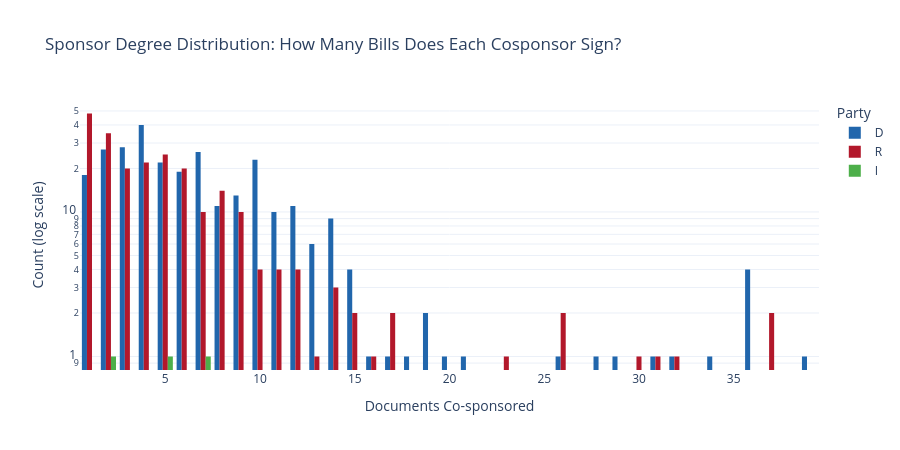
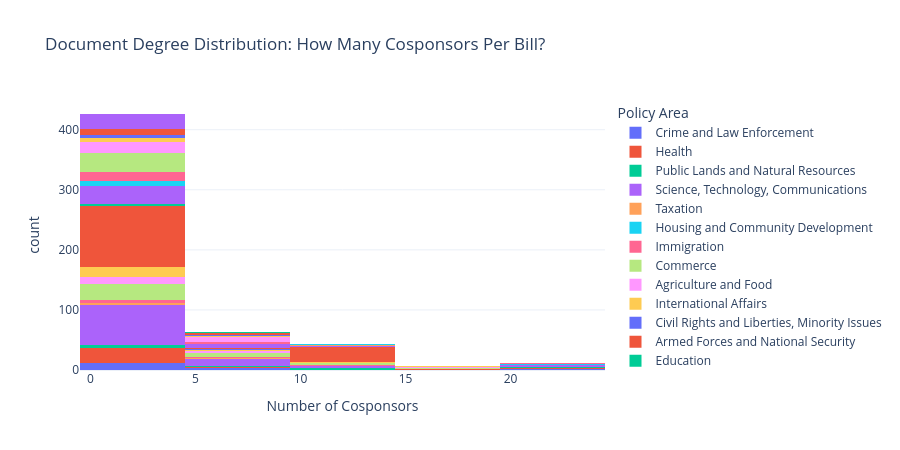

Source (notebook cell) for these figures, in order:
### Code cell
# Sponsor degree distribution (log-scale histogram)
fig_sponsor_deg = px.histogram(
    sponsor_degrees, x="doc_count", color="party",
    color_discrete_map={"D": "#2166ac", "R": "#b2182b", "I": "#4daf4a", "": "#999999"},
    nbins=40, barmode="group", opacity=1,
    labels={"doc_count": "Documents Co-sponsored", "party": "Party"},
    title="Sponsor Degree Distribution: How Many Bills Does Each Cosponsor Sign?",
)
fig_sponsor_deg.update_layout(yaxis_type="log", yaxis_title="Count (log scale)",
                               template="plotly_white", height=450)
fig_sponsor_deg.show()

# Document degree distribution
fig_doc_deg = px.histogram(
    doc_degrees[doc_degrees["cosponsor_count"] <25],
    x="cosponsor_count", color="policy_area",
    nbins=10, barmode="stack",
    labels={"cosponsor_count": "Number of Cosponsors", "policy_area": "Policy Area"},
    title="Document Degree Distribution: How Many Cosponsors Per Bill?",
)
fig_doc_deg.update_layout(template="plotly_white", height=450)
fig_doc_deg.show()

### Figure 1 — Plotly figure (JSON) as saved in the notebook; plotly's stock layout.template omitted (floating-point values rounded to 4 significant figures; data arrays with more than 128 entries replaced by an {"elided": "..."} marker saying what was removed)
{"data": [{"alignmentgroup": "True", "bingroup": "x", "hovertemplate": "Party=D<br>Documents Co-sponsored=%{x}<br>count=%{y}<extra></extra>", "legendgroup": "D", "marker": {"color": "#2166ac", "opacity": 1, "pattern": {"shape": ""}}, "name": "D", "nbinsx": 40, "offsetgroup": "D", "orientation": "v", "showlegend": true, "type": "histogram", "x": {"elided": "285 int values"}, "xaxis": "x", "yaxis": "y"}, {"alignmentgroup": "True", "bingroup": "x", "hovertemplate": "Party=R<br>Documents Co-sponsored=%{x}<br>count=%{y}<extra></extra>", "legendgroup": "R", "marker": {"color": "#b2182b", "opacity": 1, "pattern": {"shape": ""}}, "name": "R", "nbinsx": 40, "offsetgroup": "R", "orientation": "v", "showlegend": true, "type": "histogram", "x": {"elided": "233 int values"}, "xaxis": "x", "yaxis": "y"}, {"alignmentgroup": "True", "bingroup": "x", "hovertemplate": "Party=I<br>Documents Co-sponsored=%{x}<br>count=%{y}<extra></extra>", "legendgroup": "I", "marker": {"color": "#4daf4a", "opacity": 1, "pattern": {"shape": ""}}, "name": "I", "nbinsx": 40, "offsetgroup": "I", "orientation": "v", "showlegend": true, "type": "histogram", "x": [7, 5, 2], "xaxis": "x", "yaxis": "y"}], "layout": {"barmode": "group", "height": 450, "legend": {"title": {"text": "Party"}, "tracegroupgap": 0}, "title": {"text": "Sponsor Degree Distribution: How Many Bills Does Each Cosponsor Sign?"}, "xaxis": {"anchor": "y", "domain": [0, 1], "title": {"text": "Documents Co-sponsored"}}, "yaxis": {"anchor": "x", "domain": [0, 1], "title": {"text": "Count (log scale)"}, "type": "log"}}}

### Figure 2 — Plotly figure (JSON) as saved in the notebook; plotly's stock layout.template omitted (floating-point values rounded to 4 significant figures)
{"data": [{"bingroup": "x", "hovertemplate": "Policy Area=Crime and Law Enforcement<br>Number of Cosponsors=%{x}<br>count=%{y}<extra></extra>", "legendgroup": "Crime and Law Enforcement", "marker": {"color": "#636efa", "pattern": {"shape": ""}}, "name": "Crime and Law Enforcement", "nbinsx": 10, "orientation": "v", "showlegend": true, "type": "histogram", "x": [24, 24, 8, 5, 5, 4, 4, 3, 3, 1, 1, 1, 1, 1, 1, 0, 0], "xaxis": "x", "yaxis": "y"}, {"bingroup": "x", "hovertemplate": "Policy Area=Health<br>Number of Cosponsors=%{x}<br>count=%{y}<extra></extra>", "legendgroup": "Health", "marker": {"color": "#EF553B", "pattern": {"shape": ""}}, "name": "Health", "nbinsx": 10, "orientation": "v", "showlegend": true, "type": "histogram", "x": [24, 16, 7, 5, 4, 3, 2, 2, 2, 2, 2, 2, 1, 1, 1, 1, 1, 1, 1, 1, 1, 0, 0, 0, 0, 0, 0, 0, 0], "xaxis": "x", "yaxis": "y"}, {"bingroup": "x", "hovertemplate": "Policy Area=Public Lands and Natural Resources<br>Number of Cosponsors=%{x}<br>count=%{y}<extra></extra>", "legendgroup": "Public Lands and Natural Resources", "marker": {"color": "#00cc96", "pattern": {"shape": ""}}, "name": "Public Lands and Natural Resources", "nbinsx": 10, "orientation": "v", "showlegend": true, "type": "histogram", "x": [23, 23, 12, 10, 10, 5, 5, 3, 2, 1, 0], "xaxis": "x", "yaxis": "y"}, {"bingroup": "x", "hovertemplate": "Policy Area=Science, Technology, Communications<br>Number of Cosponsors=%{x}<br>count=%{y}<extra></extra>", "legendgroup": "Science, Technology, Communications", "marker": {"color": "#ab63fa", "pattern": {"shape": ""}}, "name": "Science, Technology, Communications", "nbinsx": 10, "orientation": "v", "showlegend": true, "type": "histogram", "x": [21, 21, 20, 18, 13, 11, 10, 10, 8, 8, 7, 7, 7, 7, 7, 5, 5, 5, 5, 5, 4, 4, 4, 4, 4, 3, 3, 3, 3, 3, 3, 3, 3, 3, 3, 2, 2, 2, 2, 2, 2, 2, 2, 1, 1, 1, 1, 1, 1, 1, 1, 1, 1, 1, 1, 1, 1, 1, 1, 1, 1, 1, 1, 1, 1, 1, 0, 0, 0, 0, 0, 0, 0, 0, 0, 0, 0, 0, 0, 0, 0, 0, 0, 0, 0, 0, 0], "xaxis": "x", "yaxis": "y"}, {"bingroup": "x", "hovertemplate": "Policy Area=Taxation<br>Number of Cosponsors=%{x}<br>count=%{y}<extra></extra>", "legendgroup": "Taxation", "marker": {"color": "#FFA15A", "pattern": {"shape": ""}}, "name": "Taxation", "nbinsx": 10, "orientation": "v", "showlegend": true, "type": "histogram", "x": [21, 9, 1, 1, 0], "xaxis": "x", "yaxis": "y"}, {"bingroup": "x", "hovertemplate": "Policy Area=Housing and Community Development<br>Number of Cosponsors=%{x}<br>count=%{y}<extra></extra>", "legendgroup": "Housing and Community Development", "marker": {"color": "#19d3f3", "pattern": {"shape": ""}}, "name": "Housing and Community Development", "nbinsx": 10, "orientation": "v", "showlegend": true, "type": "histogram", "x": [21, 1], "xaxis": "x", "yaxis": "y"}, {"bingroup": "x", "hovertemplate": "Policy Area=Immigration<br>Number of Cosponsors=%{x}<br>count=%{y}<extra></extra>", "legendgroup": "Immigration", "marker": {"color": "#FF6692", "pattern": {"shape": ""}}, "name": "Immigration", "nbinsx": 10, "orientation": "v", "showlegend": true, "type": "histogram", "x": [21, 10, 8, 5, 2, 1, 0, 0, 0], "xaxis": "x", "yaxis": "y"}, {"bingroup": "x", "hovertemplate": "Policy Area=Commerce<br>Number of Cosponsors=%{x}<br>count=%{y}<extra></extra>", "legendgroup": "Commerce", "marker": {"color": "#B6E880", "pattern": {"shape": ""}}, "name": "Commerce", "nbinsx": 10, "orientation": "v", "showlegend": true, "type": "histogram", "x": [19, 17, 13, 11, 10, 9, 9, 9, 7, 7, 6, 5, 4, 4, 4, 4, 4, 3, 3, 3, 3, 3, 3, 3, 3, 2, 1, 1, 1, 1, 1, 0, 0, 0, 0, 0, 0, 0], "xaxis": "x", "yaxis": "y"}, {"bingroup": "x", "hovertemplate": "Policy Area=Agriculture and Food<br>Number of Cosponsors=%{x}<br>count=%{y}<extra></extra>", "legendgroup": "Agriculture and Food", "marker": {"color": "#FF97FF", "pattern": {"shape": ""}}, "name": "Agriculture and Food", "nbinsx": 10, "orientation": "v", "showlegend": true, "type": "histogram", "x": [18, 10, 8, 6, 3, 2, 2, 1, 1, 1, 0, 0, 0, 0, 0], "xaxis": "x", "yaxis": "y"}, {"bingroup": "x", "hovertemplate": "Policy Area=International Affairs<br>Number of Cosponsors=%{x}<br>count=%{y}<extra></extra>", "legendgroup": "International Affairs", "marker": {"color": "#FECB52", "pattern": {"shape": ""}}, "name": "International Affairs", "nbinsx": 10, "orientation": "v", "showlegend": true, "type": "histogram", "x": [16, 10, 9, 6, 5, 3, 2, 2, 1, 1, 1, 1, 0, 0, 0, 0, 0, 0, 0, 0, 0, 0, 0], "xaxis": "x", "yaxis": "y"}, {"bingroup": "x", "hovertemplate": "Policy Area=Civil Rights and Liberties, Minority Issues<br>Number of Cosponsors=%{x}<br>count=%{y}<extra></extra>", "legendgroup": "Civil Rights and Liberties, Minority Issues", "marker": {"color": "#636efa", "pattern": {"shape": ""}}, "name": "Civil Rights and Liberties, Minority Issues", "nbinsx": 10, "orientation": "v", "showlegend": true, "type": "histogram", "x": [14, 7], "xaxis": "x", "yaxis": "y"}, {"bingroup": "x", "hovertemplate": "Policy Area=Armed Forces and National Security<br>Number of Cosponsors=%{x}<br>count=%{y}<extra></extra>", "legendgroup": "Armed Forces and National Security", "marker": {"color": "#EF553B", "pattern": {"shape": ""}}, "name": "Armed Forces and National Security", "nbinsx": 10, "orientation": "v", "showlegend": true, "type": "histogram", "x": [12, 12, 12, 12, 12, 12, 12, 12, 12, 12, 12, 12, 12, 12, 12, 12, 12, 12, 12, 12, 12, 12, 12, 10, 9, 7, 4, 3, 3, 3, 3, 3, 3, 3, 3, 3, 3, 3, 3, 3, 3, 3, 3, 3, 3, 3, 3, 3, 3, 3, 3, 3, 3, 3, 3, 3, 3, 3, 3, 3, 3, 2, 2, 2, 2, 2, 2, 2, 2, 2, 2, 2, 2, 2, 2, 2, 2, 2, 1, 1, 1, 1, 1, 1, 1, 1, 1, 1, 1, 1, 1, 1, 1, 1, 1, 1, 1, 1, 1, 1, 1, 1, 1, 1, 1, 1, 1, 1, 1, 0, 0, 0, 0, 0, 0, 0, 0, 0, 0, 0, 0, 0, 0, 0, 0, 0, 0], "xaxis": "x", "yaxis": "y"}, {"bingroup": "x", "hovertemplate": "Policy Area=Education<br>Number of Cosponsors=%{x}<br>count=%{y}<extra></extra>", "legendgroup": "Education", "marker": {"color": "#00cc96", "pattern": {"shape": ""}}, "name": "Education", "nbinsx": 10, "orientation": "v", "showlegend": true, "type": "histogram", "x": [11, 2, 2, 1, 0], "xaxis": "x", "yaxis": "y"}, {"bingroup": "x", "hovertemplate": "Policy Area=Government Operations and Politics<br>Number of Cosponsors=%{x}<br>count=%{y}<extra></extra>", "legendgroup": "Government Operations and Politics", "marker": {"color": "#ab63fa", "pattern": {"shape": ""}}, "name": "Government Operations and Politics", "nbinsx": 10, "orientation": "v", "showlegend": true, "type": "histogram", "x": [11, 9, 7, 6, 6, 5, 5, 4, 3, 2, 2, 2, 2, 2, 2, 2, 1, 1, 1, 1, 1, 1, 1, 1, 1, 1, 1, 1, 1, 1, 1, 0, 0, 0, 0, 0], "xaxis": "x", "yaxis": "y"}, {"bingroup": "x", "hovertemplate": "Policy Area=Emergency Management<br>Number of Cosponsors=%{x}<br>count=%{y}<extra></extra>", "legendgroup": "Emergency Management", "marker": {"color": "#FFA15A", "pattern": {"shape": ""}}, "name": "Emergency Management", "nbinsx": 10, "orientation": "v", "showlegend": true, "type": "histogram", "x": [11, 10, 0], "xaxis": "x", "yaxis": "y"}, {"bingroup": "x", "hovertemplate": "Policy Area=Foreign Trade and International Finance<br>Number of Cosponsors=%{x}<br>count=%{y}<extra></extra>", "legendgroup": "Foreign Trade and International Finance", "marker": {"color": "#19d3f3", "pattern": {"shape": ""}}, "name": "Foreign Trade and International Finance", "nbinsx": 10, "orientation": "v", "showlegend": true, "type": "histogram", "x": [11, 6, 3, 3, 3, 1, 0, 0, 0, 0], "xaxis": "x", "yaxis": "y"}, {"bingroup": "x", "hovertemplate": "Policy Area=Finance and Financial Sector<br>Number of Cosponsors=%{x}<br>count=%{y}<extra></extra>", "legendgroup": "Finance and Financial Sector", "marker": {"color": "#FF6692", "pattern": {"shape": ""}}, "name": "Finance and Financial Sector", "nbinsx": 10, "orientation": "v", "showlegend": true, "type": "histogram", "x": [10, 7, 7, 4, 4, 3, 2, 2, 2, 1, 1, 1, 1, 1, 0, 0, 0], "xaxis": "x", "yaxis": "y"}, {"bingroup": "x", "hovertemplate": "Policy Area=Economics and Public Finance<br>Number of Cosponsors=%{x}<br>count=%{y}<extra></extra>", "legendgroup": "Economics and Public Finance", "marker": {"color": "#B6E880", "pattern": {"shape": ""}}, "name": "Economics and Public Finance", "nbinsx": 10, "orientation": "v", "showlegend": true, "type": "histogram", "x": [7, 4, 4, 4, 4, 4, 4, 4, 4, 2, 2, 1, 1, 1, 1, 0, 0, 0, 0, 0, 0, 0, 0, 0, 0, 0, 0, 0, 0, 0, 0, 0, 0, 0], "xaxis": "x", "yaxis": "y"}, {"bingroup": "x", "hovertemplate": "Policy Area=Transportation and Public Works<br>Number of Cosponsors=%{x}<br>count=%{y}<extra></extra>", "legendgroup": "Transportation and Public Works", "marker": {"color": "#FF97FF", "pattern": {"shape": ""}}, "name": "Transportation and Public Works", "nbinsx": 10, "orientation": "v", "showlegend": true, "type": "histogram", "x": [7, 5, 5, 5, 5, 5, 5, 5, 4, 4, 4, 4, 3, 3, 3, 3, 3, 3, 2, 2, 1, 1, 1, 0, 0], "xaxis": "x", "yaxis": "y"}, {"bingroup": "x", "hovertemplate": "Policy Area=Labor and Employment<br>Number of Cosponsors=%{x}<br>count=%{y}<extra></extra>", "legendgroup": "Labor and Employment", "marker": {"color": "#FECB52", "pattern": {"shape": ""}}, "name": "Labor and Employment", "nbinsx": 10, "orientation": "v", "showlegend": true, "type": "histogram", "x": [6, 5, 4, 4, 4, 1, 1, 1, 0, 0], "xaxis": "x", "yaxis": "y"}, {"bingroup": "x", "hovertemplate": "Policy Area=Environmental Protection<br>Number of Cosponsors=%{x}<br>count=%{y}<extra></extra>", "legendgroup": "Environmental Protection", "marker": {"color": "#636efa", "pattern": {"shape": ""}}, "name": "Environmental Protection", "nbinsx": 10, "orientation": "v", "showlegend": true, "type": "histogram", "x": [6, 5, 4, 3, 2, 0], "xaxis": "x", "yaxis": "y"}, {"bingroup": "x", "hovertemplate": "Policy Area=Energy<br>Number of Cosponsors=%{x}<br>count=%{y}<extra></extra>", "legendgroup": "Energy", "marker": {"color": "#EF553B", "pattern": {"shape": ""}}, "name": "Energy", "nbinsx": 10, "orientation": "v", "showlegend": true, "type": "histogram", "x": [5, 5, 5, 4, 4, 2, 2, 1, 1, 1, 1, 1, 0, 0], "xaxis": "x", "yaxis": "y"}, {"bingroup": "x", "hovertemplate": "Policy Area=Arts, Culture, Religion<br>Number of Cosponsors=%{x}<br>count=%{y}<extra></extra>", "legendgroup": "Arts, Culture, Religion", "marker": {"color": "#00cc96", "pattern": {"shape": ""}}, "name": "Arts, Culture, Religion", "nbinsx": 10, "orientation": "v", "showlegend": true, "type": "histogram", "x": [5], "xaxis": "x", "yaxis": "y"}, {"bingroup": "x", "hovertemplate": "Policy Area=nan<br>Number of Cosponsors=%{x}<br>count=%{y}<extra></extra>", "legendgroup": "nan", "marker": {"color": "#ab63fa", "pattern": {"shape": ""}}, "name": "nan", "nbinsx": 10, "orientation": "v", "showlegend": true, "type": "histogram", "x": [0, 0, 0, 0, 0, 0, 0, 0, 0, 0, 0, 0, 0, 0, 0, 0, 0, 0, 0, 0, 0, 0, 0, 0, 0], "xaxis": "x", "yaxis": "y"}], "layout": {"barmode": "stack", "height": 450, "legend": {"title": {"text": "Policy Area"}, "tracegroupgap": 0}, "title": {"text": "Document Degree Distribution: How Many Cosponsors Per Bill?"}, "xaxis": {"anchor": "y", "domain": [0, 1], "title": {"text": "Number of Cosponsors"}}, "yaxis": {"anchor": "x", "domain": [0, 1], "title": {"text": "count"}}}}
